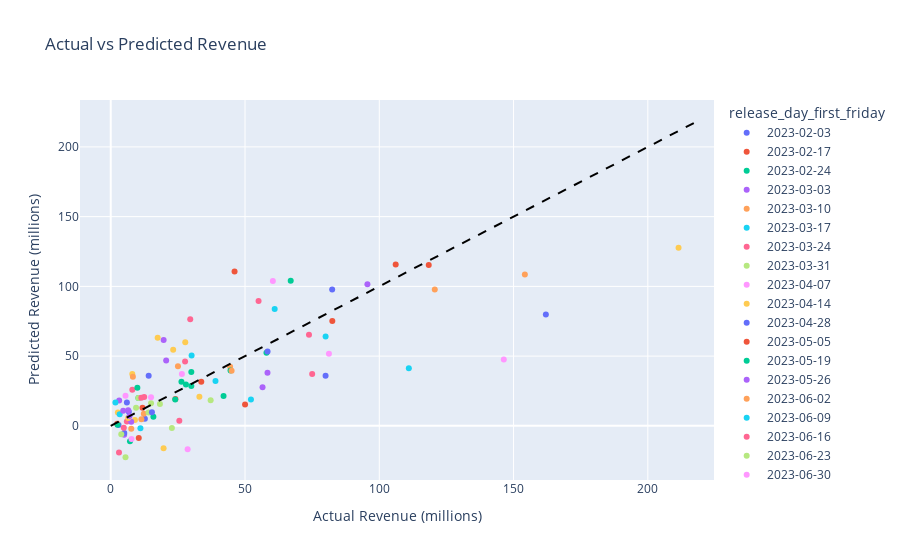

Write notebook code for a chart like this one.
### Code cell
results_df = pd.DataFrame(
    {"actual": y_test, "predicted": yhat, "title": X_test["title"], "release_day_first_friday": X_test["release_day_first_friday"]}
)

# divide by 1e6 to get the values in millions
results_df["actual"] = results_df["actual"] / 1e6
results_df["predicted"] = results_df["predicted"] / 1e6

fig = px.scatter(
    results_df,
    x="actual",
    y="predicted",
    labels={"actual": "Actual Revenue (millions)", "predicted": "Predicted Revenue (millions)"},
    color="release_day_first_friday",
    hover_name="title",
    title="Actual vs Predicted Revenue",
)

fig.add_trace(go.Scatter(x=[0, 220], y=[0, 220], mode="lines", name="y=x", line=dict(color="black", dash="dash")))

fig.show()

### Figure 1 — Plotly figure (JSON) as saved in the notebook; plotly's stock layout.template omitted (floating-point values rounded to 4 significant figures)
{"data": [{"hovertemplate": "<b>%{hovertext}</b><br><br>release_day_first_friday=2023-02-03<br>Actual Revenue (millions)=%{x}<br>Predicted Revenue (millions)=%{y}<extra></extra>", "hovertext": ["80 for Brady", "Knock at the Cabin"], "legendgroup": "2023-02-03", "marker": {"color": "#636efa", "symbol": "circle"}, "mode": "markers", "name": "2023-02-03", "orientation": "v", "showlegend": true, "type": "scatter", "x": [12.7, 14.13], "xaxis": "x", "y": [5.109, 35.99], "yaxis": "y"}, {"hovertemplate": "<b>%{hovertext}</b><br><br>release_day_first_friday=2023-02-17<br>Actual Revenue (millions)=%{x}<br>Predicted Revenue (millions)=%{y}<extra></extra>", "hovertext": ["Ant-Man and the Wasp: Quantumania"], "legendgroup": "2023-02-17", "marker": {"color": "#EF553B", "symbol": "circle"}, "mode": "markers", "name": "2023-02-17", "orientation": "v", "showlegend": true, "type": "scatter", "x": [106.1], "xaxis": "x", "y": [115.7], "yaxis": "y"}, {"hovertemplate": "<b>%{hovertext}</b><br><br>release_day_first_friday=2023-02-24<br>Actual Revenue (millions)=%{x}<br>Predicted Revenue (millions)=%{y}<extra></extra>", "hovertext": ["Jesus Revolution"], "legendgroup": "2023-02-24", "marker": {"color": "#00cc96", "symbol": "circle"}, "mode": "markers", "name": "2023-02-24", "orientation": "v", "showlegend": true, "type": "scatter", "x": [15.88], "xaxis": "x", "y": [6.47], "yaxis": "y"}, {"hovertemplate": "<b>%{hovertext}</b><br><br>release_day_first_friday=2023-03-03<br>Actual Revenue (millions)=%{x}<br>Predicted Revenue (millions)=%{y}<extra></extra>", "hovertext": ["Creed III", "Operation Fortune: Ruse de guerre"], "legendgroup": "2023-03-03", "marker": {"color": "#ab63fa", "symbol": "circle"}, "mode": "markers", "name": "2023-03-03", "orientation": "v", "showlegend": true, "type": "scatter", "x": [58.37, 3.14], "xaxis": "x", "y": [38.06, 18.14], "yaxis": "y"}, {"hovertemplate": "<b>%{hovertext}</b><br><br>release_day_first_friday=2023-03-10<br>Actual Revenue (millions)=%{x}<br>Predicted Revenue (millions)=%{y}<extra></extra>", "hovertext": ["Scream VI", "65"], "legendgroup": "2023-03-10", "marker": {"color": "#FFA15A", "symbol": "circle"}, "mode": "markers", "name": "2023-03-10", "orientation": "v", "showlegend": true, "type": "scatter", "x": [44.45, 12.33], "xaxis": "x", "y": [42.31, 8.627], "yaxis": "y"}, {"hovertemplate": "<b>%{hovertext}</b><br><br>release_day_first_friday=2023-03-17<br>Actual Revenue (millions)=%{x}<br>Predicted Revenue (millions)=%{y}<extra></extra>", "hovertext": ["Shazam! Fury of the Gods"], "legendgroup": "2023-03-17", "marker": {"color": "#19d3f3", "symbol": "circle"}, "mode": "markers", "name": "2023-03-17", "orientation": "v", "showlegend": true, "type": "scatter", "x": [30.11], "xaxis": "x", "y": [50.39], "yaxis": "y"}, {"hovertemplate": "<b>%{hovertext}</b><br><br>release_day_first_friday=2023-03-24<br>Actual Revenue (millions)=%{x}<br>Predicted Revenue (millions)=%{y}<extra></extra>", "hovertext": ["John Wick: Chapter 4"], "legendgroup": "2023-03-24", "marker": {"color": "#FF6692", "symbol": "circle"}, "mode": "markers", "name": "2023-03-24", "orientation": "v", "showlegend": true, "type": "scatter", "x": [73.82], "xaxis": "x", "y": [65.27], "yaxis": "y"}, {"hovertemplate": "<b>%{hovertext}</b><br><br>release_day_first_friday=2023-03-31<br>Actual Revenue (millions)=%{x}<br>Predicted Revenue (millions)=%{y}<extra></extra>", "hovertext": ["His Only Son", "Dungeons & Dragons: Honor Among Thieves"], "legendgroup": "2023-03-31", "marker": {"color": "#B6E880", "symbol": "circle"}, "mode": "markers", "name": "2023-03-31", "orientation": "v", "showlegend": true, "type": "scatter", "x": [5.501, 37.21], "xaxis": "x", "y": [-22.5, 18.31], "yaxis": "y"}, {"hovertemplate": "<b>%{hovertext}</b><br><br>release_day_first_friday=2023-04-07<br>Actual Revenue (millions)=%{x}<br>Predicted Revenue (millions)=%{y}<extra></extra>", "hovertext": ["The Super Mario Bros. Movie"], "legendgroup": "2023-04-07", "marker": {"color": "#FF97FF", "symbol": "circle"}, "mode": "markers", "name": "2023-04-07", "orientation": "v", "showlegend": true, "type": "scatter", "x": [146.4], "xaxis": "x", "y": [47.66], "yaxis": "y"}, {"hovertemplate": "<b>%{hovertext}</b><br><br>release_day_first_friday=2023-04-14<br>Actual Revenue (millions)=%{x}<br>Predicted Revenue (millions)=%{y}<extra></extra>", "hovertext": ["Renfield", "The Pope’s Exorcist", "Beau is Afraid"], "legendgroup": "2023-04-14", "marker": {"color": "#FECB52", "symbol": "circle"}, "mode": "markers", "name": "2023-04-14", "orientation": "v", "showlegend": true, "type": "scatter", "x": [8.026, 9.006, 2.662], "xaxis": "x", "y": [37.1, 4.13, 9.655], "yaxis": "y"}, {"hovertemplate": "<b>%{hovertext}</b><br><br>release_day_first_friday=2023-04-28<br>Actual Revenue (millions)=%{x}<br>Predicted Revenue (millions)=%{y}<extra></extra>", "hovertext": ["Are You There God? It’s Me, Margaret", "Big George Foreman: The Miraculous Story of the Once and Future Heavyweight Champion of the World"], "legendgroup": "2023-04-28", "marker": {"color": "#636efa", "symbol": "circle"}, "mode": "markers", "name": "2023-04-28", "orientation": "v", "showlegend": true, "type": "scatter", "x": [6.739, 2.925], "xaxis": "x", "y": [10.16, 0.6812], "yaxis": "y"}, {"hovertemplate": "<b>%{hovertext}</b><br><br>release_day_first_friday=2023-05-05<br>Actual Revenue (millions)=%{x}<br>Predicted Revenue (millions)=%{y}<extra></extra>", "hovertext": ["Guardians of the Galaxy Vol 3"], "legendgroup": "2023-05-05", "marker": {"color": "#EF553B", "symbol": "circle"}, "mode": "markers", "name": "2023-05-05", "orientation": "v", "showlegend": true, "type": "scatter", "x": [118.4], "xaxis": "x", "y": [115.3], "yaxis": "y"}, {"hovertemplate": "<b>%{hovertext}</b><br><br>release_day_first_friday=2023-05-19<br>Actual Revenue (millions)=%{x}<br>Predicted Revenue (millions)=%{y}<extra></extra>", "hovertext": ["Fast X"], "legendgroup": "2023-05-19", "marker": {"color": "#00cc96", "symbol": "circle"}, "mode": "markers", "name": "2023-05-19", "orientation": "v", "showlegend": true, "type": "scatter", "x": [67.02], "xaxis": "x", "y": [104.1], "yaxis": "y"}, {"hovertemplate": "<b>%{hovertext}</b><br><br>release_day_first_friday=2023-05-26<br>Actual Revenue (millions)=%{x}<br>Predicted Revenue (millions)=%{y}<extra></extra>", "hovertext": ["The Little Mermaid", "The Machine"], "legendgroup": "2023-05-26", "marker": {"color": "#ab63fa", "symbol": "circle"}, "mode": "markers", "name": "2023-05-26", "orientation": "v", "showlegend": true, "type": "scatter", "x": [95.58, 5.001], "xaxis": "x", "y": [101.6, -6.283], "yaxis": "y"}, {"hovertemplate": "<b>%{hovertext}</b><br><br>release_day_first_friday=2023-06-02<br>Actual Revenue (millions)=%{x}<br>Predicted Revenue (millions)=%{y}<extra></extra>", "hovertext": ["Spider-Man: Across the Spider-Verse"], "legendgroup": "2023-06-02", "marker": {"color": "#FFA15A", "symbol": "circle"}, "mode": "markers", "name": "2023-06-02", "orientation": "v", "showlegend": true, "type": "scatter", "x": [120.7], "xaxis": "x", "y": [97.75], "yaxis": "y"}, {"hovertemplate": "<b>%{hovertext}</b><br><br>release_day_first_friday=2023-06-09<br>Actual Revenue (millions)=%{x}<br>Predicted Revenue (millions)=%{y}<extra></extra>", "hovertext": ["Transformers: Rise of the Beasts"], "legendgroup": "2023-06-09", "marker": {"color": "#19d3f3", "symbol": "circle"}, "mode": "markers", "name": "2023-06-09", "orientation": "v", "showlegend": true, "type": "scatter", "x": [61.05], "xaxis": "x", "y": [83.7], "yaxis": "y"}, {"hovertemplate": "<b>%{hovertext}</b><br><br>release_day_first_friday=2023-06-16<br>Actual Revenue (millions)=%{x}<br>Predicted Revenue (millions)=%{y}<extra></extra>", "hovertext": ["The Flash", "Elemental"], "legendgroup": "2023-06-16", "marker": {"color": "#FF6692", "symbol": "circle"}, "mode": "markers", "name": "2023-06-16", "orientation": "v", "showlegend": true, "type": "scatter", "x": [55.04, 29.6], "xaxis": "x", "y": [89.53, 76.5], "yaxis": "y"}, {"hovertemplate": "<b>%{hovertext}</b><br><br>release_day_first_friday=2023-06-23<br>Actual Revenue (millions)=%{x}<br>Predicted Revenue (millions)=%{y}<extra></extra>", "hovertext": ["No Hard Feelings"], "legendgroup": "2023-06-23", "marker": {"color": "#B6E880", "symbol": "circle"}, "mode": "markers", "name": "2023-06-23", "orientation": "v", "showlegend": true, "type": "scatter", "x": [15.0], "xaxis": "x", "y": [16.13], "yaxis": "y"}, {"hovertemplate": "<b>%{hovertext}</b><br><br>release_day_first_friday=2023-06-30<br>Actual Revenue (millions)=%{x}<br>Predicted Revenue (millions)=%{y}<extra></extra>", "hovertext": ["Indiana Jones and the Dial of Destiny", "Ruby Gillman, Teenage Kraken"], "legendgroup": "2023-06-30", "marker": {"color": "#FF97FF", "symbol": "circle"}, "mode": "markers", "name": "2023-06-30", "orientation": "v", "showlegend": true, "type": "scatter", "x": [60.37, 5.501], "xaxis": "x", "y": [103.9, 21.65], "yaxis": "y"}, {"hovertemplate": "<b>%{hovertext}</b><br><br>release_day_first_friday=2023-07-07<br>Actual Revenue (millions)=%{x}<br>Predicted Revenue (millions)=%{y}<extra></extra>", "hovertext": ["Sound of Freedom", "Insidious: The Red Door"], "legendgroup": "2023-07-07", "marker": {"color": "#FECB52", "symbol": "circle"}, "mode": "markers", "name": "2023-07-07", "orientation": "v", "showlegend": true, "type": "scatter", "x": [19.68, 33.01], "xaxis": "x", "y": [-16.04, 20.94], "yaxis": "y"}, {"hovertemplate": "<b>%{hovertext}</b><br><br>release_day_first_friday=2023-07-21<br>Actual Revenue (millions)=%{x}<br>Predicted Revenue (millions)=%{y}<extra></extra>", "hovertext": ["Oppenheimer", "Barbie"], "legendgroup": "2023-07-21", "marker": {"color": "#636efa", "symbol": "circle"}, "mode": "markers", "name": "2023-07-21", "orientation": "v", "showlegend": true, "type": "scatter", "x": [82.46, 162.0], "xaxis": "x", "y": [97.77, 79.88], "yaxis": "y"}, {"hovertemplate": "<b>%{hovertext}</b><br><br>release_day_first_friday=2023-07-28<br>Actual Revenue (millions)=%{x}<br>Predicted Revenue (millions)=%{y}<extra></extra>", "hovertext": ["Haunted Mansion", "Talk To Me"], "legendgroup": "2023-07-28", "marker": {"color": "#EF553B", "symbol": "circle"}, "mode": "markers", "name": "2023-07-28", "orientation": "v", "showlegend": true, "type": "scatter", "x": [24.08, 10.43], "xaxis": "x", "y": [19.24, -8.685], "yaxis": "y"}, {"hovertemplate": "<b>%{hovertext}</b><br><br>release_day_first_friday=2023-08-04<br>Actual Revenue (millions)=%{x}<br>Predicted Revenue (millions)=%{y}<extra></extra>", "hovertext": ["Teenage Mutant Ninja Turtles: Mutant Mayhem", "Meg 2: The Trench"], "legendgroup": "2023-08-04", "marker": {"color": "#00cc96", "symbol": "circle"}, "mode": "markers", "name": "2023-08-04", "orientation": "v", "showlegend": true, "type": "scatter", "x": [28.01, 30.0], "xaxis": "x", "y": [29.58, 28.53], "yaxis": "y"}, {"hovertemplate": "<b>%{hovertext}</b><br><br>release_day_first_friday=2023-08-11<br>Actual Revenue (millions)=%{x}<br>Predicted Revenue (millions)=%{y}<extra></extra>", "hovertext": ["The Last Voyage of the Demeter"], "legendgroup": "2023-08-11", "marker": {"color": "#ab63fa", "symbol": "circle"}, "mode": "markers", "name": "2023-08-11", "orientation": "v", "showlegend": true, "type": "scatter", "x": [6.505], "xaxis": "x", "y": [11.28], "yaxis": "y"}, {"hovertemplate": "<b>%{hovertext}</b><br><br>release_day_first_friday=2023-08-18<br>Actual Revenue (millions)=%{x}<br>Predicted Revenue (millions)=%{y}<extra></extra>", "hovertext": ["Blue Beetle", "Strays"], "legendgroup": "2023-08-18", "marker": {"color": "#FFA15A", "symbol": "circle"}, "mode": "markers", "name": "2023-08-18", "orientation": "v", "showlegend": true, "type": "scatter", "x": [25.03, 8.248], "xaxis": "x", "y": [42.69, 35.26], "yaxis": "y"}, {"hovertemplate": "<b>%{hovertext}</b><br><br>release_day_first_friday=2023-09-15<br>Actual Revenue (millions)=%{x}<br>Predicted Revenue (millions)=%{y}<extra></extra>", "hovertext": ["Dumb Money"], "legendgroup": "2023-09-15", "marker": {"color": "#19d3f3", "symbol": "circle"}, "mode": "markers", "name": "2023-09-15", "orientation": "v", "showlegend": true, "type": "scatter", "x": [3.326], "xaxis": "x", "y": [8.315], "yaxis": "y"}, {"hovertemplate": "<b>%{hovertext}</b><br><br>release_day_first_friday=2023-09-22<br>Actual Revenue (millions)=%{x}<br>Predicted Revenue (millions)=%{y}<extra></extra>", "hovertext": ["Expend4bles"], "legendgroup": "2023-09-22", "marker": {"color": "#FF6692", "symbol": "circle"}, "mode": "markers", "name": "2023-09-22", "orientation": "v", "showlegend": true, "type": "scatter", "x": [8.039], "xaxis": "x", "y": [25.87], "yaxis": "y"}, {"hovertemplate": "<b>%{hovertext}</b><br><br>release_day_first_friday=2023-09-29<br>Actual Revenue (millions)=%{x}<br>Predicted Revenue (millions)=%{y}<extra></extra>", "hovertext": ["Saw X", "The Creator", "PAW Patrol: The Mighty Movie"], "legendgroup": "2023-09-29", "marker": {"color": "#B6E880", "symbol": "circle"}, "mode": "markers", "name": "2023-09-29", "orientation": "v", "showlegend": true, "type": "scatter", "x": [18.31, 14.08, 22.76], "xaxis": "x", "y": [15.75, 9.603, -1.456], "yaxis": "y"}, {"hovertemplate": "<b>%{hovertext}</b><br><br>release_day_first_friday=2023-10-06<br>Actual Revenue (millions)=%{x}<br>Predicted Revenue (millions)=%{y}<extra></extra>", "hovertext": ["The Exorcist: Believer"], "legendgroup": "2023-10-06", "marker": {"color": "#FF97FF", "symbol": "circle"}, "mode": "markers", "name": "2023-10-06", "orientation": "v", "showlegend": true, "type": "scatter", "x": [26.5], "xaxis": "x", "y": [37.24], "yaxis": "y"}, {"hovertemplate": "<b>%{hovertext}</b><br><br>release_day_first_friday=2023-10-20<br>Actual Revenue (millions)=%{x}<br>Predicted Revenue (millions)=%{y}<extra></extra>", "hovertext": ["Killers of the Flower Moon"], "legendgroup": "2023-10-20", "marker": {"color": "#FECB52", "symbol": "circle"}, "mode": "markers", "name": "2023-10-20", "orientation": "v", "showlegend": true, "type": "scatter", "x": [23.25], "xaxis": "x", "y": [54.49], "yaxis": "y"}, {"hovertemplate": "<b>%{hovertext}</b><br><br>release_day_first_friday=2023-10-27<br>Actual Revenue (millions)=%{x}<br>Predicted Revenue (millions)=%{y}<extra></extra>", "hovertext": ["Five Nights at Freddy’s", "Priscilla"], "legendgroup": "2023-10-27", "marker": {"color": "#636efa", "symbol": "circle"}, "mode": "markers", "name": "2023-10-27", "orientation": "v", "showlegend": true, "type": "scatter", "x": [80.0, 5.04], "xaxis": "x", "y": [35.89, -5.042], "yaxis": "y"}, {"hovertemplate": "<b>%{hovertext}</b><br><br>release_day_first_friday=2023-11-10<br>Actual Revenue (millions)=%{x}<br>Predicted Revenue (millions)=%{y}<extra></extra>", "hovertext": ["The Marvels", "Journey to Bethlehem"], "legendgroup": "2023-11-10", "marker": {"color": "#EF553B", "symbol": "circle"}, "mode": "markers", "name": "2023-11-10", "orientation": "v", "showlegend": true, "type": "scatter", "x": [46.11, 2.4], "xaxis": "x", "y": [110.6, 1.542], "yaxis": "y"}, {"hovertemplate": "<b>%{hovertext}</b><br><br>release_day_first_friday=2023-11-17<br>Actual Revenue (millions)=%{x}<br>Predicted Revenue (millions)=%{y}<extra></extra>", "hovertext": ["Next Goal Wins", "Thanksgiving", "Trolls Band Together", "The Hunger Games: The Ballad of Songbirds & Snakes"], "legendgroup": "2023-11-17", "marker": {"color": "#00cc96", "symbol": "circle"}, "mode": "markers", "name": "2023-11-17", "orientation": "v", "showlegend": true, "type": "scatter", "x": [2.5, 10.31, 30.0, 44.61], "xaxis": "x", "y": [0.7699, 19.99, 38.69, 39.73], "yaxis": "y"}, {"hovertemplate": "<b>%{hovertext}</b><br><br>release_day_first_friday=2023-11-24<br>Actual Revenue (millions)=%{x}<br>Predicted Revenue (millions)=%{y}<extra></extra>", "hovertext": ["Napoleon", "Wish"], "legendgroup": "2023-11-24", "marker": {"color": "#ab63fa", "symbol": "circle"}, "mode": "markers", "name": "2023-11-24", "orientation": "v", "showlegend": true, "type": "scatter", "x": [20.64, 19.7], "xaxis": "x", "y": [46.92, 61.59], "yaxis": "y"}, {"hovertemplate": "<b>%{hovertext}</b><br><br>release_day_first_friday=2023-12-01<br>Actual Revenue (millions)=%{x}<br>Predicted Revenue (millions)=%{y}<extra></extra>", "hovertext": ["Godzilla Minus One (ゴジラ最新作)"], "legendgroup": "2023-12-01", "marker": {"color": "#FFA15A", "symbol": "circle"}, "mode": "markers", "name": "2023-12-01", "orientation": "v", "showlegend": true, "type": "scatter", "x": [11.42], "xaxis": "x", "y": [4.774], "yaxis": "y"}, {"hovertemplate": "<b>%{hovertext}</b><br><br>release_day_first_friday=2023-12-15<br>Actual Revenue (millions)=%{x}<br>Predicted Revenue (millions)=%{y}<extra></extra>", "hovertext": ["American Fiction", "Wonka"], "legendgroup": "2023-12-15", "marker": {"color": "#19d3f3", "symbol": "circle"}, "mode": "markers", "name": "2023-12-15", "orientation": "v", "showlegend": true, "type": "scatter", "x": [1.755, 39.01], "xaxis": "x", "y": [16.82, 32.17], "yaxis": "y"}, {"hovertemplate": "<b>%{hovertext}</b><br><br>release_day_first_friday=2023-12-22<br>Actual Revenue (millions)=%{x}<br>Predicted Revenue (millions)=%{y}<extra></extra>", "hovertext": ["The Iron Claw", "Migration", "Anyone But You", "Aquaman and the Lost Kingdom"], "legendgroup": "2023-12-22", "marker": {"color": "#FF6692", "symbol": "circle"}, "mode": "markers", "name": "2023-12-22", "orientation": "v", "showlegend": true, "type": "scatter", "x": [4.868, 12.45, 6.0, 27.69], "xaxis": "x", "y": [-1.314, 20.67, 3.195, 46.14], "yaxis": "y"}, {"hovertemplate": "<b>%{hovertext}</b><br><br>release_day_first_friday=2023-12-29<br>Actual Revenue (millions)=%{x}<br>Predicted Revenue (millions)=%{y}<extra></extra>", "hovertext": ["Ferrari"], "legendgroup": "2023-12-29", "marker": {"color": "#B6E880", "symbol": "circle"}, "mode": "markers", "name": "2023-12-29", "orientation": "v", "showlegend": true, "type": "scatter", "x": [3.922], "xaxis": "x", "y": [-5.996], "yaxis": "y"}, {"hovertemplate": "<b>%{hovertext}</b><br><br>release_day_first_friday=2024-01-12<br>Actual Revenue (millions)=%{x}<br>Predicted Revenue (millions)=%{y}<extra></extra>", "hovertext": ["Mean Girls"], "legendgroup": "2024-01-12", "marker": {"color": "#FF97FF", "symbol": "circle"}, "mode": "markers", "name": "2024-01-12", "orientation": "v", "showlegend": true, "type": "scatter", "x": [28.64], "xaxis": "x", "y": [-16.78], "yaxis": "y"}, {"hovertemplate": "<b>%{hovertext}</b><br><br>release_day_first_friday=2024-02-02<br>Actual Revenue (millions)=%{x}<br>Predicted Revenue (millions)=%{y}<extra></extra>", "hovertext": ["Argylle"], "legendgroup": "2024-02-02", "marker": {"color": "#FECB52", "symbol": "circle"}, "mode": "markers", "name": "2024-02-02", "orientation": "v", "showlegend": true, "type": "scatter", "x": [17.47], "xaxis": "x", "y": [63.26], "yaxis": "y"}, {"hovertemplate": "<b>%{hovertext}</b><br><br>release_day_first_friday=2024-02-16<br>Actual Revenue (millions)=%{x}<br>Predicted Revenue (millions)=%{y}<extra></extra>", "hovertext": ["Madame Web"], "legendgroup": "2024-02-16", "marker": {"color": "#636efa", "symbol": "circle"}, "mode": "markers", "name": "2024-02-16", "orientation": "v", "showlegend": true, "type": "scatter", "x": [15.34], "xaxis": "x", "y": [9.847], "yaxis": "y"}, {"hovertemplate": "<b>%{hovertext}</b><br><br>release_day_first_friday=2024-03-01<br>Actual Revenue (millions)=%{x}<br>Predicted Revenue (millions)=%{y}<extra></extra>", "hovertext": ["Dune: Part Two"], "legendgroup": "2024-03-01", "marker": {"color": "#EF553B", "symbol": "circle"}, "mode": "markers", "name": "2024-03-01", "orientation": "v", "showlegend": true, "type": "scatter", "x": [82.51], "xaxis": "x", "y": [75.11], "yaxis": "y"}, {"hovertemplate": "<b>%{hovertext}</b><br><br>release_day_first_friday=2024-03-08<br>Actual Revenue (millions)=%{x}<br>Predicted Revenue (millions)=%{y}<extra></extra>", "hovertext": ["Cabrini", "Imaginary", "Kung Fu Panda 4"], "legendgroup": "2024-03-08", "marker": {"color": "#00cc96", "symbol": "circle"}, "mode": "markers", "name": "2024-03-08", "orientation": "v", "showlegend": true, "type": "scatter", "x": [7.169, 9.913, 57.99], "xaxis": "x", "y": [-10.99, 27.35, 52.39], "yaxis": "y"}, {"hovertemplate": "<b>%{hovertext}</b><br><br>release_day_first_friday=2024-03-15<br>Actual Revenue (millions)=%{x}<br>Predicted Revenue (millions)=%{y}<extra></extra>", "hovertext": ["Arthur the King"], "legendgroup": "2024-03-15", "marker": {"color": "#ab63fa", "symbol": "circle"}, "mode": "markers", "name": "2024-03-15", "orientation": "v", "showlegend": true, "type": "scatter", "x": [7.634], "xaxis": "x", "y": [2.94], "yaxis": "y"}, {"hovertemplate": "<b>%{hovertext}</b><br><br>release_day_first_friday=2024-03-22<br>Actual Revenue (millions)=%{x}<br>Predicted Revenue (millions)=%{y}<extra></extra>", "hovertext": ["Ghostbusters: Frozen Empire"], "legendgroup": "2024-03-22", "marker": {"color": "#FFA15A", "symbol": "circle"}, "mode": "markers", "name": "2024-03-22", "orientation": "v", "showlegend": true, "type": "scatter", "x": [45.0], "xaxis": "x", "y": [39.47], "yaxis": "y"}, {"hovertemplate": "<b>%{hovertext}</b><br><br>release_day_first_friday=2024-03-29<br>Actual Revenue (millions)=%{x}<br>Predicted Revenue (millions)=%{y}<extra></extra>", "hovertext": ["Godzilla x Kong: The New Empire"], "legendgroup": "2024-03-29", "marker": {"color": "#19d3f3", "symbol": "circle"}, "mode": "markers", "name": "2024-03-29", "orientation": "v", "showlegend": true, "type": "scatter", "x": [80.01], "xaxis": "x", "y": [64.09], "yaxis": "y"}, {"hovertemplate": "<b>%{hovertext}</b><br><br>release_day_first_friday=2024-04-12<br>Actual Revenue (millions)=%{x}<br>Predicted Revenue (millions)=%{y}<extra></extra>", "hovertext": ["Civil War"], "legendgroup": "2024-04-12", "marker": {"color": "#FF6692", "symbol": "circle"}, "mode": "markers", "name": "2024-04-12", "orientation": "v", "showlegend": true, "type": "scatter", "x": [25.54], "xaxis": "x", "y": [3.752], "yaxis": "y"}, {"hovertemplate": "<b>%{hovertext}</b><br><br>release_day_first_friday=2024-04-19<br>Actual Revenue (millions)=%{x}<br>Predicted Revenue (millions)=%{y}<extra></extra>", "hovertext": ["Abigail"], "legendgroup": "2024-04-19", "marker": {"color": "#B6E880", "symbol": "circle"}, "mode": "markers", "name": "2024-04-19", "orientation": "v", "showlegend": true, "type": "scatter", "x": [10.3], "xaxis": "x", "y": [19.96], "yaxis": "y"}, {"hovertemplate": "<b>%{hovertext}</b><br><br>release_day_first_friday=2024-04-26<br>Actual Revenue (millions)=%{x}<br>Predicted Revenue (millions)=%{y}<extra></extra>", "hovertext": ["Challengers", "Unsung Hero"], "legendgroup": "2024-04-26", "marker": {"color": "#FF97FF", "symbol": "circle"}, "mode": "markers", "name": "2024-04-26", "orientation": "v", "showlegend": true, "type": "scatter", "x": [15.01, 7.732], "xaxis": "x", "y": [20.6, -9.507], "yaxis": "y"}, {"hovertemplate": "<b>%{hovertext}</b><br><br>release_day_first_friday=2024-05-03<br>Actual Revenue (millions)=%{x}<br>Predicted Revenue (millions)=%{y}<extra></extra>", "hovertext": ["Tarot", "The Fall Guy"], "legendgroup": "2024-05-03", "marker": {"color": "#FECB52", "symbol": "circle"}, "mode": "markers", "name": "2024-05-03", "orientation": "v", "showlegend": true, "type": "scatter", "x": [6.503, 27.75], "xaxis": "x", "y": [5.6, 59.91], "yaxis": "y"}, {"hovertemplate": "<b>%{hovertext}</b><br><br>release_day_first_friday=2024-05-10<br>Actual Revenue (millions)=%{x}<br>Predicted Revenue (millions)=%{y}<extra></extra>", "hovertext": ["Kingdom of the Planet of the Apes"], "legendgroup": "2024-05-10", "marker": {"color": "#636efa", "symbol": "circle"}, "mode": "markers", "name": "2024-05-10", "orientation": "v", "showlegend": true, "type": "scatter", "x": [58.4], "xaxis": "x", "y": [53.3], "yaxis": "y"}, {"hovertemplate": "<b>%{hovertext}</b><br><br>release_day_first_friday=2024-05-17<br>Actual Revenue (millions)=%{x}<br>Predicted Revenue (millions)=%{y}<extra></extra>", "hovertext": ["The Strangers: Chapter 1", "IF"], "legendgroup": "2024-05-17", "marker": {"color": "#EF553B", "symbol": "circle"}, "mode": "markers", "name": "2024-05-17", "orientation": "v", "showlegend": true, "type": "scatter", "x": [11.83, 33.72], "xaxis": "x", "y": [13.02, 31.68], "yaxis": "y"}, {"hovertemplate": "<b>%{hovertext}</b><br><br>release_day_first_friday=2024-05-24<br>Actual Revenue (millions)=%{x}<br>Predicted Revenue (millions)=%{y}<extra></extra>", "hovertext": ["Furiosa: A Mad Max Saga", "The Garfield Movie"], "legendgroup": "2024-05-24", "marker": {"color": "#00cc96", "symbol": "circle"}, "mode": "markers", "name": "2024-05-24", "orientation": "v", "showlegend": true, "type": "scatter", "x": [26.33, 24.01], "xaxis": "x", "y": [31.62, 18.92], "yaxis": "y"}, {"hovertemplate": "<b>%{hovertext}</b><br><br>release_day_first_friday=2024-06-07<br>Actual Revenue (millions)=%{x}<br>Predicted Revenue (millions)=%{y}<extra></extra>", "hovertext": ["The Watchers", "Bad Boys: Ride or Die"], "legendgroup": "2024-06-07", "marker": {"color": "#ab63fa", "symbol": "circle"}, "mode": "markers", "name": "2024-06-07", "orientation": "v", "showlegend": true, "type": "scatter", "x": [7.004, 56.53], "xaxis": "x", "y": [7.02, 27.75], "yaxis": "y"}, {"hovertemplate": "<b>%{hovertext}</b><br><br>release_day_first_friday=2024-06-14<br>Actual Revenue (millions)=%{x}<br>Predicted Revenue (millions)=%{y}<extra></extra>", "hovertext": ["Inside Out 2"], "legendgroup": "2024-06-14", "marker": {"color": "#FFA15A", "symbol": "circle"}, "mode": "markers", "name": "2024-06-14", "orientation": "v", "showlegend": true, "type": "scatter", "x": [154.2], "xaxis": "x", "y": [108.6], "yaxis": "y"}, {"hovertemplate": "<b>%{hovertext}</b><br><br>release_day_first_friday=2024-06-28<br>Actual Revenue (millions)=%{x}<br>Predicted Revenue (millions)=%{y}<extra></extra>", "hovertext": ["A Quiet Place: Day One", "Horizon: An American Saga Chapter 1"], "legendgroup": "2024-06-28", "marker": {"color": "#19d3f3", "symbol": "circle"}, "mode": "markers", "name": "2024-06-28", "orientation": "v", "showlegend": true, "type": "scatter", "x": [52.2, 11.05], "xaxis": "x", "y": [18.87, -1.655], "yaxis": "y"}, {"hovertemplate": "<b>%{hovertext}</b><br><br>release_day_first_friday=2024-07-05<br>Actual Revenue (millions)=%{x}<br>Predicted Revenue (millions)=%{y}<extra></extra>", "hovertext": ["Despicable Me 4", "Sound of Hope: The Story of Possum Trot"], "legendgroup": "2024-07-05", "marker": {"color": "#FF6692", "symbol": "circle"}, "mode": "markers", "name": "2024-07-05", "orientation": "v", "showlegend": true, "type": "scatter", "x": [75.01, 3.079], "xaxis": "x", "y": [37.21, -19.12], "yaxis": "y"}, {"hovertemplate": "<b>%{hovertext}</b><br><br>release_day_first_friday=2024-07-12<br>Actual Revenue (millions)=%{x}<br>Predicted Revenue (millions)=%{y}<extra></extra>", "hovertext": ["Fly Me to the Moon"], "legendgroup": "2024-07-12", "marker": {"color": "#B6E880", "symbol": "circle"}, "mode": "markers", "name": "2024-07-12", "orientation": "v", "showlegend": true, "type": "scatter", "x": [9.427], "xaxis": "x", "y": [12.93], "yaxis": "y"}, {"hovertemplate": "<b>%{hovertext}</b><br><br>release_day_first_friday=2024-07-19<br>Actual Revenue (millions)=%{x}<br>Predicted Revenue (millions)=%{y}<extra></extra>", "hovertext": ["Twisters"], "legendgroup": "2024-07-19", "marker": {"color": "#FF97FF", "symbol": "circle"}, "mode": "markers", "name": "2024-07-19", "orientation": "v", "showlegend": true, "type": "scatter", "x": [81.25], "xaxis": "x", "y": [51.7], "yaxis": "y"}, {"hovertemplate": "<b>%{hovertext}</b><br><br>release_day_first_friday=2024-07-26<br>Actual Revenue (millions)=%{x}<br>Predicted Revenue (millions)=%{y}<extra></extra>", "hovertext": ["Deadpool & Wolverine"], "legendgroup": "2024-07-26", "marker": {"color": "#FECB52", "symbol": "circle"}, "mode": "markers", "name": "2024-07-26", "orientation": "v", "showlegend": true, "type": "scatter", "x": [211.4], "xaxis": "x", "y": [127.7], "yaxis": "y"}, {"hovertemplate": "<b>%{hovertext}</b><br><br>release_day_first_friday=2024-08-02<br>Actual Revenue (millions)=%{x}<br>Predicted Revenue (millions)=%{y}<extra></extra>", "hovertext": ["Harold and the Purple Crayon"], "legendgroup": "2024-08-02", "marker": {"color": "#636efa", "symbol": "circle"}, "mode": "markers", "name": "2024-08-02", "orientation": "v", "showlegend": true, "type": "scatter", "x": [6.003], "xaxis": "x", "y": [16.67], "yaxis": "y"}, {"hovertemplate": "<b>%{hovertext}</b><br><br>release_day_first_friday=2024-08-09<br>Actual Revenue (millions)=%{x}<br>Predicted Revenue (millions)=%{y}<extra></extra>", "hovertext": ["It Ends With Us"], "legendgroup": "2024-08-09", "marker": {"color": "#EF553B", "symbol": "circle"}, "mode": "markers", "name": "2024-08-09", "orientation": "v", "showlegend": true, "type": "scatter", "x": [50.02], "xaxis": "x", "y": [15.39], "yaxis": "y"}, {"hovertemplate": "<b>%{hovertext}</b><br><br>release_day_first_friday=2024-08-16<br>Actual Revenue (millions)=%{x}<br>Predicted Revenue (millions)=%{y}<extra></extra>", "hovertext": ["Alien: Romulus"], "legendgroup": "2024-08-16", "marker": {"color": "#00cc96", "symbol": "circle"}, "mode": "markers", "name": "2024-08-16", "orientation": "v", "showlegend": true, "type": "scatter", "x": [42.0], "xaxis": "x", "y": [21.47], "yaxis": "y"}, {"hovertemplate": "<b>%{hovertext}</b><br><br>release_day_first_friday=2024-08-23<br>Actual Revenue (millions)=%{x}<br>Predicted Revenue (millions)=%{y}<extra></extra>", "hovertext": ["The Crow"], "legendgroup": "2024-08-23", "marker": {"color": "#ab63fa", "symbol": "circle"}, "mode": "markers", "name": "2024-08-23", "orientation": "v", "showlegend": true, "type": "scatter", "x": [4.645], "xaxis": "x", "y": [10.9], "yaxis": "y"}, {"hovertemplate": "<b>%{hovertext}</b><br><br>release_day_first_friday=2024-08-30<br>Actual Revenue (millions)=%{x}<br>Predicted Revenue (millions)=%{y}<extra></extra>", "hovertext": ["Reagan"], "legendgroup": "2024-08-30", "marker": {"color": "#FFA15A", "symbol": "circle"}, "mode": "markers", "name": "2024-08-30", "orientation": "v", "showlegend": true, "type": "scatter", "x": [7.651], "xaxis": "x", "y": [-2.064], "yaxis": "y"}, {"hovertemplate": "<b>%{hovertext}</b><br><br>release_day_first_friday=2024-09-06<br>Actual Revenue (millions)=%{x}<br>Predicted Revenue (millions)=%{y}<extra></extra>", "hovertext": ["Beetlejuice Beetlejuice"], "legendgroup": "2024-09-06", "marker": {"color": "#19d3f3", "symbol": "circle"}, "mode": "markers", "name": "2024-09-06", "orientation": "v", "showlegend": true, "type": "scatter", "x": [111.0], "xaxis": "x", "y": [41.24], "yaxis": "y"}, {"hovertemplate": "<b>%{hovertext}</b><br><br>release_day_first_friday=2024-09-13<br>Actual Revenue (millions)=%{x}<br>Predicted Revenue (millions)=%{y}<extra></extra>", "hovertext": ["Speak No Evil"], "legendgroup": "2024-09-13", "marker": {"color": "#FF6692", "symbol": "circle"}, "mode": "markers", "name": "2024-09-13", "orientation": "v", "showlegend": true, "type": "scatter", "x": [11.4], "xaxis": "x", "y": [20.23], "yaxis": "y"}, {"line": {"color": "black", "dash": "dash"}, "mode": "lines", "name": "y=x", "type": "scatter", "x": [0, 220], "y": [0, 220]}], "layout": {"legend": {"title": {"text": "release_day_first_friday"}, "tracegroupgap": 0}, "title": {"text": "Actual vs Predicted Revenue"}, "xaxis": {"anchor": "y", "domain": [0, 1], "title": {"text": "Actual Revenue (millions)"}}, "yaxis": {"anchor": "x", "domain": [0, 1], "title": {"text": "Predicted Revenue (millions)"}}}}
